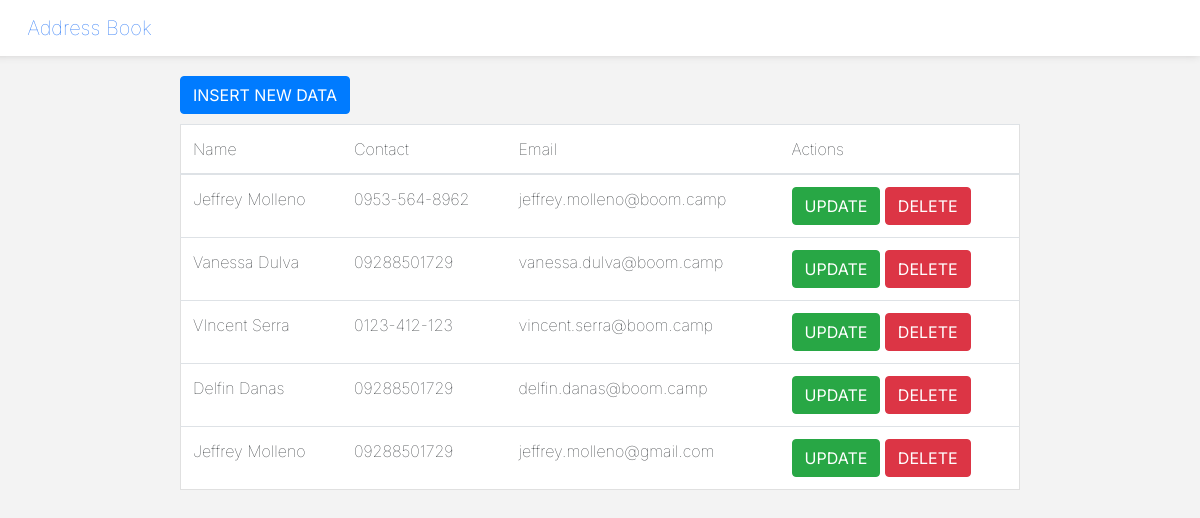
/addressbook/index.php, run on the app's committed database.
### tables this page shows
CREATE TABLE `address` (
  `id` int(11) NOT NULL,
  `name` varchar(256) NOT NULL,
  `phone` varchar(256) NOT NULL,
  `email` varchar(256) NOT NULL
);

### addressbook/Objects/Connection.php (called while the page is built, shortened)
<?php
Class Connection implements IConnect {
	private $host = "localhost",
			$dbname = "address_book_db",
			$user = "root",
			$pass = "",
			$db,
			$dsn,
			$pdo;
	public function db_init(){
		$this->dsn = 'mysql:host='. $this->host . ';dbname='.$this->dbname;
		$this->pdo = new PDO($this->dsn, $this->user, $this->pass);
		$this->pdo->setAttribute(PDO::ATTR_DEFAULT_FETCH_MODE, PDO::FETCH_OBJ);
		$this->pdo->setAttribute(PDO::ATTR_EMULATE_PREPARES, false);
	}
	public function getPDO(){
		return $this->pdo;
	}
}

### addressbook/Objects/Query.php (called while the page is built, shortened)
<?php
include_once 'Connection.php';
class Query extends Connection
{
	public function display()
	{
		$stmt = $this->getPDO()->prepare('SELECT * FROM address');
		$stmt->execute();
		return $stmt->fetchAll();
	}
}

### addressbook/index.php (the view, shortened to what this page needs)
<!DOCTYPE html>
<html lang="en">
<head>
	<?php include_once 'Includes/styles.inc.php'; ?>
	<link rel="stylesheet" href="Includes/styles.css">
</head>
<body>
	<nav class="navbar navbar-dark">
		<a class="navbar-brand" href="#"><i class="fa fa-phone-square"></i>&nbsp Address Book</a>
	</nav>
	<div class="table-container">
		<button tabindex="-1" type="button" class="insert-btn btn btn-primary" data-toggle="modal" data-target="#update-modal">INSERT NEW DATA</button>
		<table class="table table-hover">
			<thead>
				<tr>
					<th scope="col">Name</th>
					<th scope="col">Contact</th>
					<th scope="col">Email</th>
					<th scope="col">Actions</th>
				</tr>
			</thead>
			<tbody class="table-data-row">
				<?php
				include_once './Objects/Query.php';
				$contacts = new Query();
				foreach ($contacts->display() as $cdetails) {
					echo '<tr>
								<th id="name">' . $cdetails->name . '</th>
								<th id="phone">' . $cdetails->phone . '</th>
								<th id="email">' . $cdetails->email . '</th>
								<th>
									<button tabindex="-1" data-id="' . $cdetails->id . '" type="button" class="edit-btn btn btn-success" data-toggle="modal" data-target="#update-modal">UPDATE</button>
									<button tabindex="-1" data-id="' . $cdetails->id . '" type="button" class="delete-btn btn btn-danger">DELETE</button></th>
								</th>
							</tr>';
				}
				?>
			</tbody>
		</table>
	</div>
	</body>
</html>

### addressbook/Includes/styles.inc.php (shortened to what this page needs)
<?php
echo '
    <link rel="stylesheet" href="https://stackpath.bootstrapcdn.com/bootstrap/4.4.1/css/bootstrap.min.css">
    <link href="https://fonts.googleapis.com/css?family=Inter&display=swap" rel="stylesheet">
    <script
        src="https://code.jquery.com/jquery-3.4.1.min.js"
></script>
    <script src="https://cdn.jsdelivr.net/npm/popper.js@1.16.0/dist/umd/popper.min.js"></script>
    <script src="https://stackpath.bootstrapcdn.com/bootstrap/4.4.1/js/bootstrap.min.js"></script>
    <script src="https://cdn.jsdelivr.net/npm/sweetalert2@9"></script>
    <script
    src="Controllers/form_functions.ajax.js"
></script>
    ';

### addressbook/Includes/styles.css (style rules this page uses)
* { margin: 0; padding: 0; box-sizing: border-box; font-family: 'Inter', sans-serif; font-weight: 100; }
.table-container { margin: 0px auto; max-width: 1200px; min-width: 700px; width: 70%; margin-top: 20px; }
.insert-btn { margin-bottom: 10px; }
.table { border: 1px solid #f3f3f3; }
nav { background-color: white!important; box-shadow: -5px -6px 9px 4px #bfbdbd; }
.navbar-brand { color: #2c79f6!important; }
body { background-color: #f3f3f3; }
table { background-color: white!important; border: 1px solid #e0e0e0!important; }

### data on the page
address: name "Jeffrey Molleno", phone "0953-564-8962", email "jeffrey.molleno@boom.camp"
address: name "Vanessa Dulva", phone "09288501729", email "vanessa.dulva@boom.camp"
address: name "VIncent Serra", phone "0123-412-123", email "vincent.serra@boom.camp"
address: name "Delfin Danas", phone "09288501729", email "delfin.danas@boom.camp"
address: name "Jeffrey Molleno", phone "09288501729", email "jeffrey.molleno@gmail.com"
